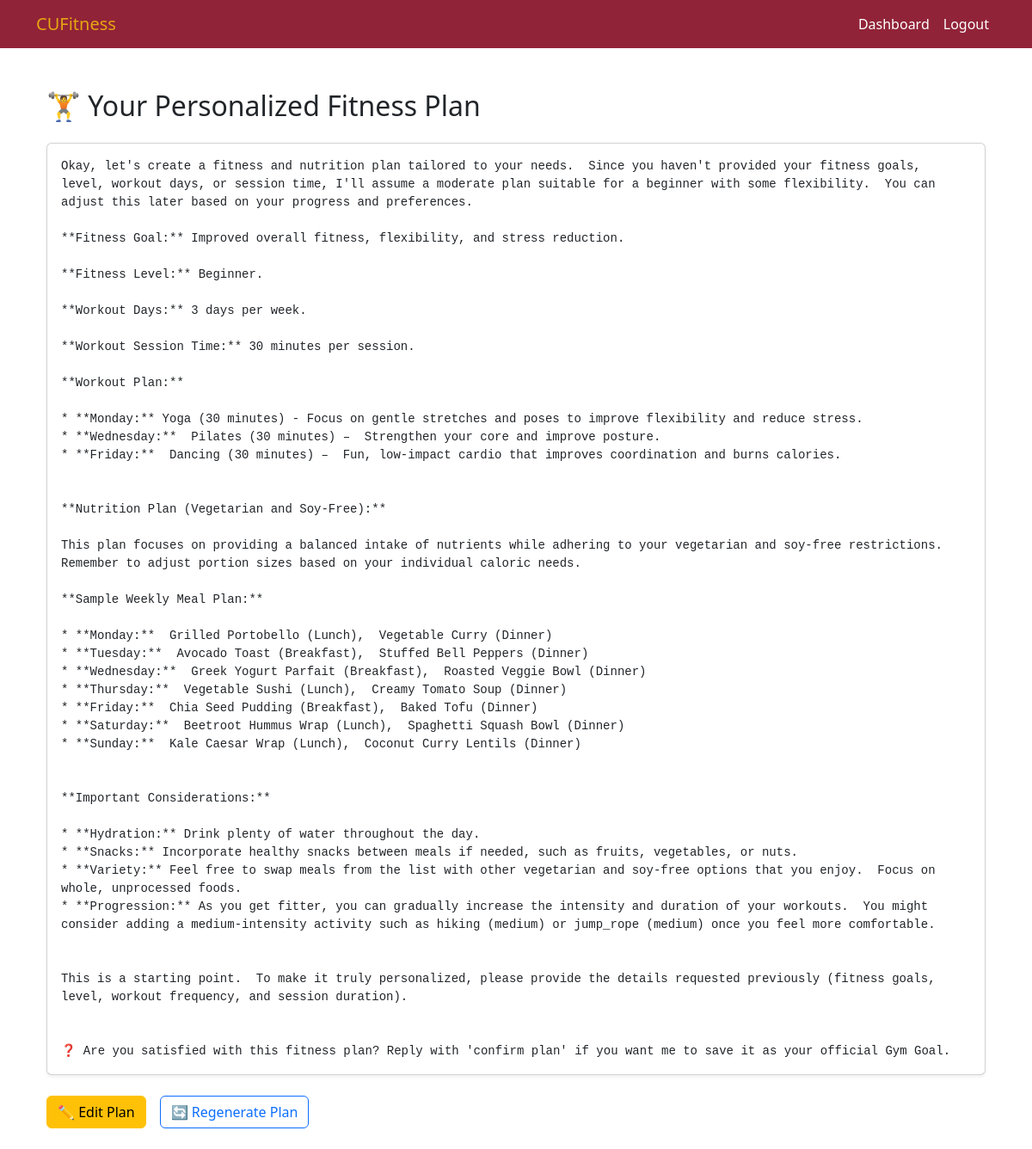
/FitnessPlan/view (signed in), run on an earlier commit of the app's database.
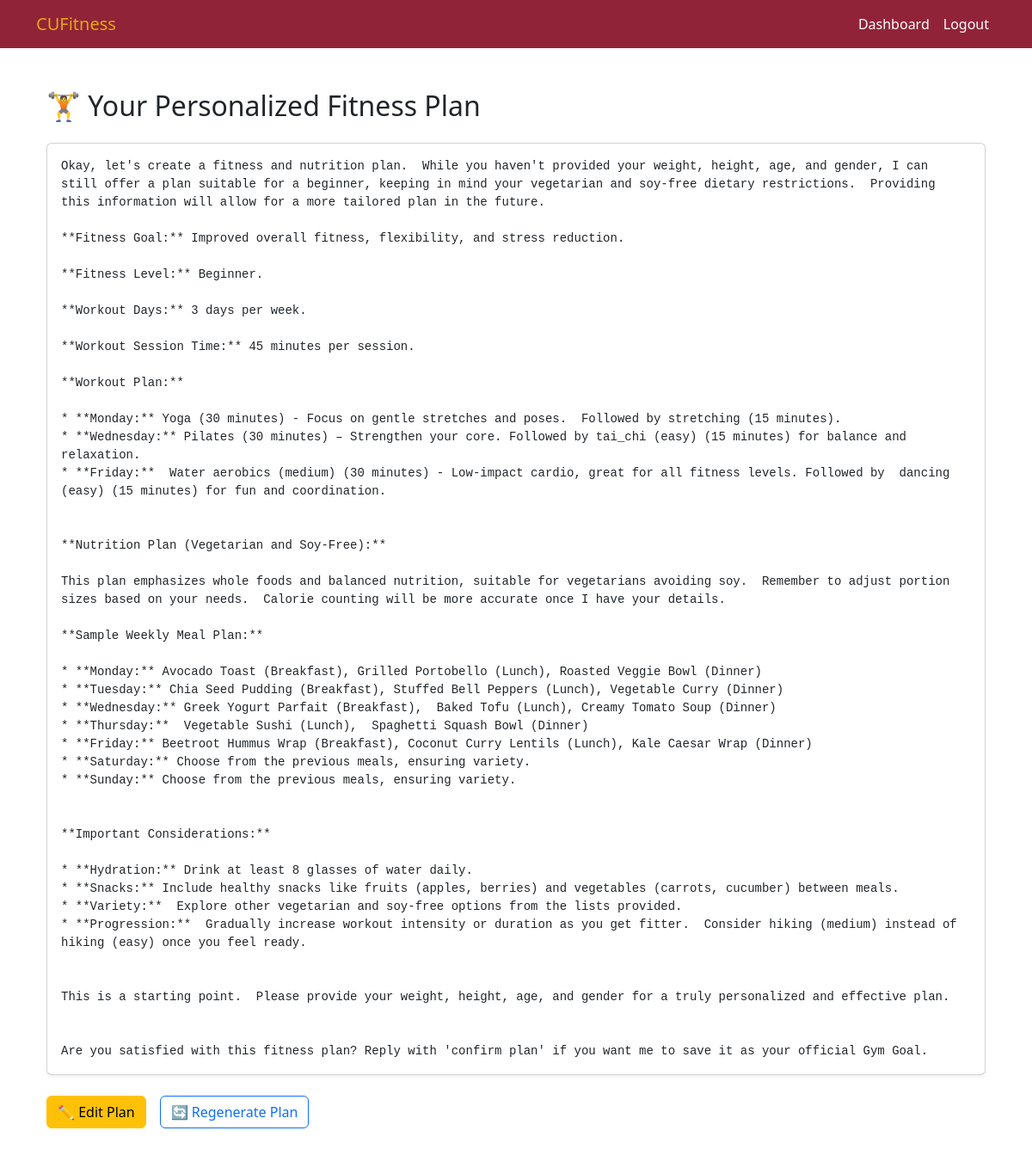
And on a later commit of the database.
### FitnessPlan/models/PersonalizedPlan.py (models this page shows, shortened)
class FitnessPlan(models.Model):
    user = models.ForeignKey(settings.AUTH_USER_MODEL, on_delete=models.CASCADE, related_name='fitness_plans')
    plan_content = models.TextField("Personalized Fitness Plan Details")
    created_at = models.DateTimeField("Create Time",auto_now_add=True)
    updated_at = models.DateTimeField("Update Time", auto_now_add=True)

### FitnessPlan/views/PersonalizedPlan.py (the view)
# urls.py: path('view', view_plan_view, name='view_plan'),
@login_required
def view_plan_view(request):
    try:
        fitness_plan = FitnessPlan.objects.get(user=request.user)
    except FitnessPlan.DoesNotExist:
        fitness_plan = None
    return render(request, 'fitnessplan/view_plan.html', {'fitness_plan': fitness_plan})

### templates/fitnessplan/view_plan.html (shortened to what this page needs)
{% extends 'base.html' %}
{% block content %}
<div class="container py-4">
    <h2 class="mb-4">🏋️ Your Personalized Fitness Plan</h2>
    {% if fitness_plan %}
    <div class="card shadow-sm mb-4">
        <div class="card-body">
            <pre class="mb-0" style="white-space: pre-wrap;">{{ fitness_plan.plan_content }}</pre>
        </div>
    </div>
    <div class="d-flex gap-3">
        <a href="{% url 'adjust_plan' %}" class="btn btn-warning">✏️ Edit Plan</a>
        <a href="{% url 'collect_user_info' %}" class="btn btn-outline-primary">🔄 Regenerate Plan</a>
    </div>
    {% else %}
    <div class="alert alert-info text-center">
        <p class="mb-2">You have not generated a fitness plan yet.</p>
        <a href="{% url 'collect_user_info' %}" class="btn btn-success">🚀 Generate Now</a>
    </div>
    {% endif %}
</div>
{% endblock %}

What changed in the data, as far as the page shows it:
changed FitnessPlan: plan_content "…a fitness and nutrition plan tailored to your needs. Since you haven't provided your fitness goals, level, workout days, or session time, I'll assume a moderate plan suitable for a beginner with some flexibility. You can adjust this later based on your progress and preferences. **Fitness Goal:** Improved overall fitness, flexibility, and stress reduction. **Fitness Level:** Beginner. **Workout Days:** 3 days per week. **Workout Session Time:** 30 minutes per session. **Workout Plan:** * **Monday:** Yoga (30 minutes) - Focus on gentle stretches and poses to improve flexibility and reduce stress. * **Wednesday:** Pilates (30 minutes) – Strengthen your core and improve posture. * **Friday:**…" → "…a fitness and nutrition plan. While you haven't provided your weight, height, age, and gender, I can still offer a plan suitable for a beginner, keeping in mind your vegetarian and soy-free dietary restrictions. Providing this information will allow for a more tailored plan in the future. **Fitness Goal:** Improved overall fitness, flexibility, and stress reduction. **Fitness Level:** Beginner. **Workout Days:** 3 days per week. **Workout Session Time:** 45 minutes per session. **Workout Plan:** * **Monday:** Yoga (30 minutes) - Focus on gentle stretches and poses. Followed by stretching (15 minutes). * **Wednesday:** Pilates (30 minutes) – Strengthen your core. Followed by tai_chi (easy)…"
